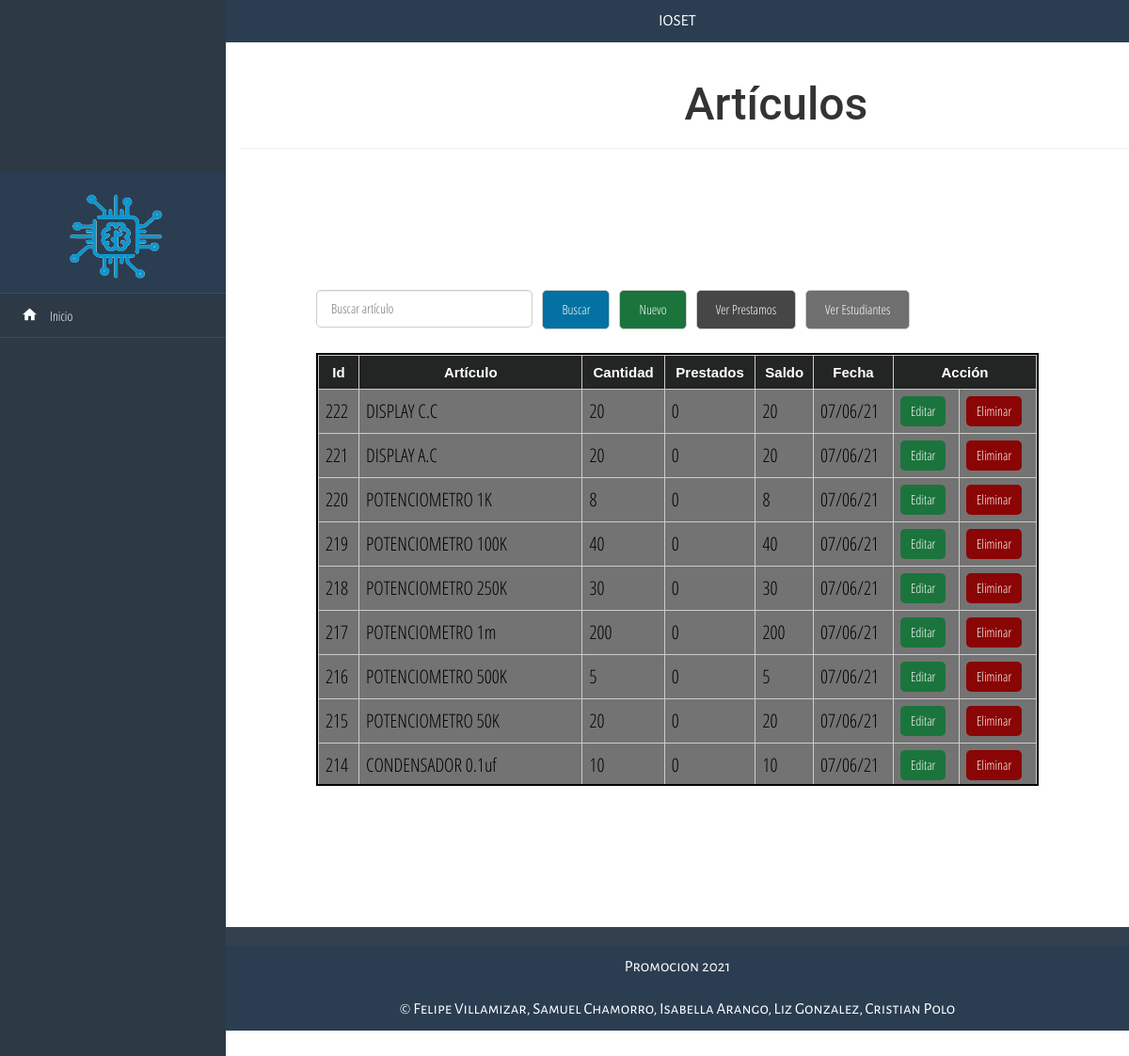
Screenshot of /tablaarticulo.php with the database file from the repository.
### tables this page shows
CREATE TABLE `articulo` (
  `cod_articulo` int(20) NOT NULL,
  `descripcion` varchar(100) NOT NULL,
  `cantidad` int(10) NOT NULL,
  `fecha_reg1` varchar(100) NOT NULL
);

### tablaarticulo.php (the view, shortened to what this page needs)
<!DOCTYPE html>
<html lang="es">
<head>
    <link rel="stylesheet" href="css/sweet-alert.css">
    <link rel="stylesheet" href="css/material-design-iconic-font.min.css">
    <link rel="stylesheet" href="css/normalize.css">
    <link rel="stylesheet" href="css/bootstrap.min.css">
    <link rel="stylesheet" href="css/jquery.mCustomScrollbar.css">
    <link rel="stylesheet" href="css/style.css">
    <link rel="stylesheet" href="css2/estilo2.css">
</head>
<body>
    <div class="navbar-lateral full-reset">
        <div class="full-reset container-menu-movile custom-scroll-containers">
            <br>
            <br>
            <br>
            <br>
            <br>
            <br>
            <br>
            <br>
            <div class="full-reset" style="background-color:#2B3D51; padding: 10px 0; color:#fff;">
                <figure>
                    <img src="assets/img/3.png" alt="Biblioteca" class="img-responsive center-box" style="width:60%;">
                </figure>
            </div>
            <div class="full-reset nav-lateral-list-menu">
                <ul class="list-unstyled">
                    <li><a href="inicio.php"><i class="zmdi zmdi-home zmdi-hc-fw"></i>&nbsp;&nbsp; Inicio</a></li>
                </ul>
            </div>
        </div>
    </div>
    <div class="content-page-container full-reset custom-scroll-containers">
        <div class="footer-copyright full-reset all-tittles">IOSET</div>
        <div class="container">
            <div class="page-header">
                <h1 class="all-tittles">
                    <center>
                        <font size="10" face="roboto">Artículos</font>
                    </center>
                </h1>
            </div>
        </div>
        <div class="container-fluid" style="margin: 50px 0;">
            <div class="row">
                <div class="col-xs-12 col-sm-4 col-md-3">
                </div>
                <?php
                include_once 'conexion2.php';
                $sentencia_select = $con->prepare('SELECT
                                                        articulo.cod_articulo,
                                                        articulo.descripcion,
                                                        articulo.fecha_reg1,
                                                        articulo.cantidad,
                                                        IFNULL(sum(prestamo.cantidad),0)as prestados,
	                                                    IFNULL(articulo.cantidad-sum(prestamo.cantidad),articulo.cantidad) as Existencia
                                                    FROM articulo
                                                    left join prestamo on articulo.cod_articulo=prestamo.cod_articulo
                                                    group by articulo.cod_articulo,	articulo.descripcion,	articulo.fecha_reg1,articulo.cantidad
                                                    ORDER BY articulo.cod_articulo DESC');
                $sentencia_select->execute();
                $resultado = $sentencia_select->fetchAll();
                ?>
                <body>
                    <div class="contenedor">
                        <div class="barra__buscador">
                            <form action="" class="formulario" method="post">
                                <input type="text" name="txtbuscar" placeholder="Buscar artículo" value="<?php if (isset($buscar_text)) echo $buscar_text; ?>" class="input__text">
                                <input type="submit" class="btn" name="btn_buscar" value="Buscar">
                                <a href="insertarticulo.php" class="btn btn__nuevo">Nuevo</a>
                                <a href="tablaprestamo.php" class="btn btn__warning">Ver Prestamos</a>
                                <a href="tablaestudiantes.php" class="btn btn__dark">Ver Estudiantes</a>
                            </form>
                        </div>
                        <div class="cualquiera">
                            <table>
                                <tr class="head">
                                    <td>Id</td>
                                    <td>Artículo</td>
                                    <td>Cantidad</td>
                                    <td>Prestados</td>
                                    <td>Saldo</td>
                                    <td>Fecha</td>
                                    <td colspan="2">Acción</td>
                                </tr>
                                <?php foreach ($resultado as $fila) : ?>
                                    <tr>
                                        <td><?php echo $fila['cod_articulo']; ?></td>
                                        <td><?php echo $fila['descripcion']; ?></td>
                                        <td><?php echo $fila['cantidad']; ?></td>
                                        <td><?php echo $fila['prestados']; ?></td>
                                        <td><?php echo $fila['Existencia']; ?></td>
                                        <td><?php echo $fila['fecha_reg1']; ?></td>
                                        <td><a href="updatearticulo.php?cod_articulo=<?php echo $fila['cod_articulo']; ?>" class="btn btn__update">Editar</a></td>
                                        <td><a href="deletearticulo.php?cod_articulo=<?php echo $fila['cod_articulo']; ?>" class="btn btn__delete">Eliminar</a></td>
                                    </tr>
                                <?php endforeach ?>
                            </table>
                        </div>
                    </div>
            </div>
        </div>
        <footer class="footer full-reset">
            <div class="footer-copyright full-reset all-tittles">Promocion 2021</div>
            <footer>
            <p class="footer-copyright full-reset all-tittles">&copy; Felipe Villamizar, Samuel Chamorro, Isabella Arango, Liz Gonzalez, Cristian Polo</p>
            </footer>
        </footer>
    </div>
</body>
</html>

### css/style.css (style rules this page uses)
html, body { height: 100%; margin: 0; padding: 0; width: 100%; font-size: 16px; font-family: "Parrafos" !important; background-color: rgb(255, 255, 255); }
.all-tittles { font-family: "Titulos" !important; }
.center-box { margin: 0 auto; }
.full-reset { margin: 0; padding: 0; width: 100%; }
.navbar-lateral { width: 20%; height: 100%; position: absolute; top: 0; left: 0; z-index: 1; }
.container-menu-movile { background-color: #2D3945; height: 100% !important; }
.content-page-container { height: 100%; position: absolute; top: 0; right: 0; z-index: 1; width: 80%; background-color: #fff; }
.nav-lateral-list-menu ul li { margin: 0; padding: 0; display: block; }
.nav-lateral-list-menu ul li a, .nav-lateral-list-menu ul li div { width: 100%; min-height: 45px; line-height: 45px; display: block; padding: 0; padding-left: 20px; font-size: 14px; text-decoration: none; color: #fff; border-bottom: 1px solid rgba(230,233,238,.1); transition: .3s all ease-in-out; -moz-transition: .3s all ease-in-out; -ms-transition: .3s all ease-in-out; -webkit-transition: .3s all ease-in-out; }
.nav-lateral-list-menu i { font-size: 18px; line-height: 45px; }
.nav-lateral-list-menu ul li:first-child { border-top: 1px solid rgba(230,233,238,.1); }
.footer { background-color: #33414E; height: auto; color: #fff; padding-top: 20px; margin-top: 70px; }
.footer-copyright { height: 45px; line-height: 45px; color: #fff; text-align: center; font-size: 17px; background-color: #2B3D51; }
@media (min-width: 1200px) { .navbar-lateral { display: inherit !important; } }

### css2/estilo2.css (style rules this page uses)
* { padding: 0; margin: 0px; box-sizing: border-box; }
body { font-family: 'Arial',sans-serif; font-size: 16px; background: #f2f2f2; }
a { text-decoration: none; }
.contenedor { width: 80%; max-width: 1000px; margin: 30px auto; overflow: hidden; }
.barra__buscador { width: 100%; margin-top: 50px; margin-bottom: 10px; }
.formulario { display: flex; width: 100%; overflow: hidden; }
form .input__text { height: 40px; width: 100%; border: 1px solid #ccc; border-radius: 5px; box-shadow: 0 1px 1px rgba(0, 0, 0, 0.075) inset; color: #848688; display: block; font-size: 14px; margin-bottom: 15px; padding: 10px 15px; max-width: 30%; margin-right: 10px; outline: medium none; }
form .btn { border: 1px solid #ccc; border-radius: 5px; box-shadow: 0 1px 1px rgba(0, 0, 0, 0.075) inset; color: #fff; display: block; font-size: 14px; background: rgb(3, 113, 163); margin-bottom: 15px; padding: 10px 20px; margin-right: 10px; outline: medium none; cursor: pointer; }
.btn__nuevo { float: right; background: #1b743c !important; }
.btn__warning { background: #464646 !important; color: white; }
table { width: 100%; border-collapse: collapse; }
table .head { background: rgb(35, 36, 36); }
table .head td { color: #fff; font-family: 'Arial',sans-serif; font-weight: bold; font-size: 15px; text-align: center; }
table tr td { border:1px solid #ccc; padding: 7px; font-size: 20px; color: rgb(0, 0, 0); }
.btn__update { display: inline-block; font-size: 14px; background: #1b743c; color: #fff; border-radius: 5px; padding: 5px 10px; }
.btn__delete { display: inline-block; font-size: 14px; background: #8a0505; color: #fff; border-radius: 5px; padding: 5px 10px; }
.cualquiera { background: #747373; border: 2px solid black; overflow-y:scroll; width: 100%; height: 460px; }
.btn__dark { background: #00000090 !important; }

### rows the page displays
articulo: cod_articulo "222", descripcion "DISPLAY C.C", cantidad "20", prestados "0", Existencia "20", fecha_reg1 "07/06/21"
articulo: cod_articulo "221", descripcion "DISPLAY A.C", cantidad "20", prestados "0", Existencia "20", fecha_reg1 "07/06/21"
articulo: cod_articulo "220", descripcion "POTENCIOMETRO 1K", cantidad "8", prestados "0", Existencia "8", fecha_reg1 "07/06/21"
articulo: cod_articulo "219", descripcion "POTENCIOMETRO 100K", cantidad "40", prestados "0", Existencia "40", fecha_reg1 "07/06/21"
articulo: cod_articulo "218", descripcion "POTENCIOMETRO 250K", cantidad "30", prestados "0", Existencia "30", fecha_reg1 "07/06/21"
articulo: cod_articulo "217", descripcion "POTENCIOMETRO 1m", cantidad "200", prestados "0", Existencia "200", fecha_reg1 "07/06/21"
articulo: cod_articulo "216", descripcion "POTENCIOMETRO 500K", cantidad "5", prestados "0", Existencia "5", fecha_reg1 "07/06/21"
articulo: cod_articulo "215", descripcion "POTENCIOMETRO 50K", cantidad "20", prestados "0", Existencia "20", fecha_reg1 "07/06/21"
articulo: cod_articulo "214", descripcion "CONDENSADOR 0.1uf", cantidad "10", prestados "0", Existencia "10", fecha_reg1 "07/06/21"
